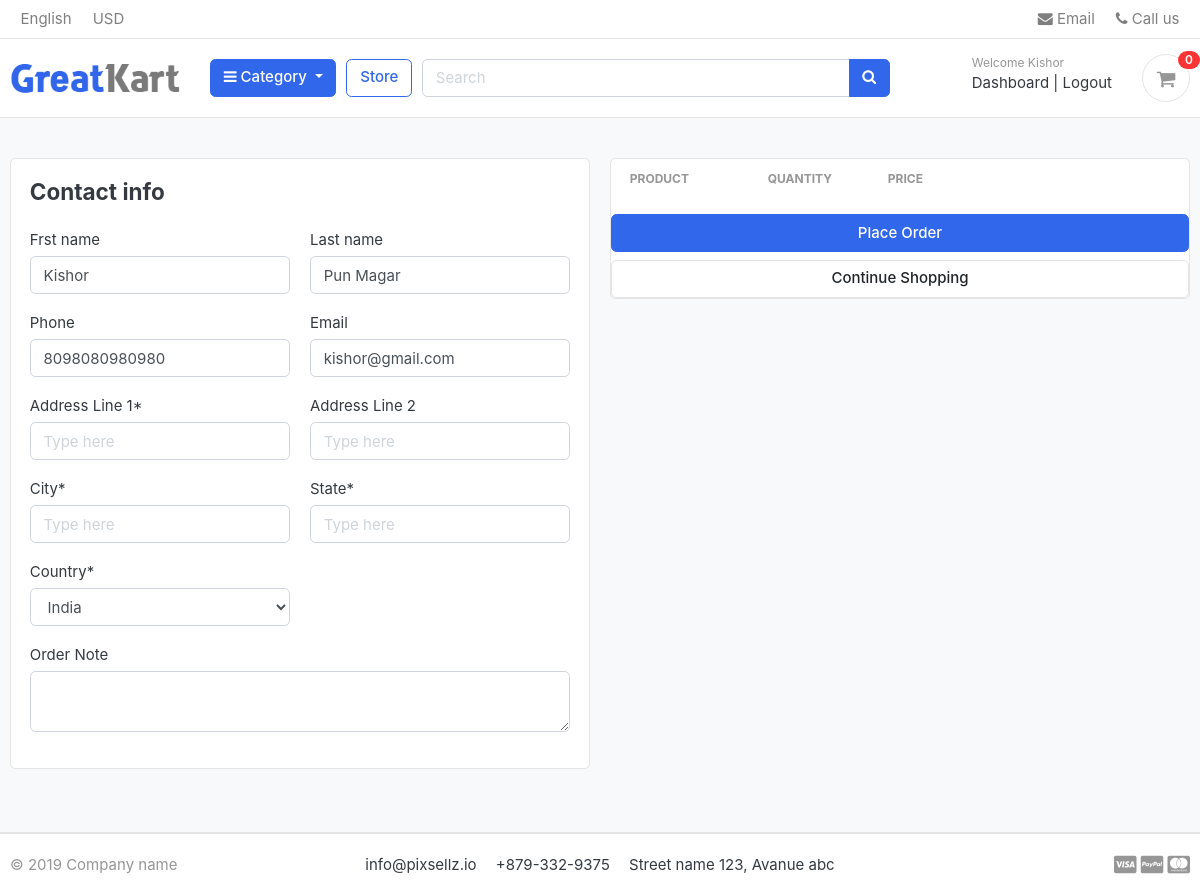
The app's page /cart/checkout (signed in) with its own data.
### accounts/models.py (models this page shows, shortened)
class Account(AbstractBaseUser):
    first_name = models.CharField(max_length=50, null=True, blank=True)
    last_name = models.CharField(max_length=50, null=True, blank=True)
    username = models.CharField(max_length=50, unique=True, blank=True, null=True)
    email = models.EmailField(unique=True)
    phone_number = models.CharField(max_length=15, null=True, blank=True)
    date_joined = models.DateTimeField(auto_now_add=True)
    last_login = models.DateTimeField(auto_now_add=True)
    is_admin = models.BooleanField(default=False)
    is_staff = models.BooleanField(default=False)
    is_active = models.BooleanField(default=False)
    is_superadmin = models.BooleanField(default=False)
    USERNAME_FIELD = 'email'
    REQUIRED_FIELDS = ['first_name', 'last_name', 'username']
    objects = MyAccountManager()

### carts/views.py (the view)
# urls.py: path('checkout', checkout, name="checkout"),
@login_required(login_url="login")
def checkout(request, total=0, quantity=0, cart_items=None):
    try:
        tax =0
        grand_total = 0
        if request.user.is_authenticated:
            cart_items = CartItem.objects.filter(user=request.user, is_active=True)
        else:
            cart = Cart.objects.get(cart_id = _cart_id(request))
            cart_items = CartItem.objects.filter(cart=cart, is_active=True)
        for cart_item in cart_items:
            total += (cart_item.product.price * cart_item.quantity)
            quantity += cart_item.quantity
        tax =(2*total)/100
        grand_total = total + tax
    except ObjectDoesNotExist:
        pass
    context = {
        'total': total,
        'tax': tax,
        'grand_total': grand_total,
        'quantity': quantity,
        'cart_items': cart_items
    }
    return render(request, 'front/store/checkout.html', context)

### carts/contex_processors.py (called while the page is built)
def counter(request):
    cart_count =0
    if 'admin' in request.path:
        return {}
    else:
        try:
            cart= Cart.objects.filter(cart_id=_cart_id(request))
            if request.user.is_authenticated:
                cart_items = CartItem.objects.all().filter(user=request.user)
            else:
                cart_items = CartItem.objects.all().filter(cart=cart[:1])
            for  cart_item in cart_items:
                cart_count = cart_count +cart_item.quantity
        except Cart.DoesNotExist:
            cart_count = 0
    return  dict(cart_count=cart_count,)

### carts/views.py (called while the page is built)
def _cart_id(request):
    cart = request.session.session_key
    if not cart:
        cart = request.session.create()
    return cart

### category/contex_processors.py (called while the page is built)
def menu_links(request):
    links = Category.objects.all()
    return {'links':links}

### category/models.py (called while the page is built)
    def get_url(self):
        return reverse('product_by_category', args=[self.slug])

### templates/front/store/checkout.html (shortened to what this page needs)
{% extends "front/layouts/base.html" %}
{% load static %}
{% block content %}
<section class="section-content padding-y bg">
    <div class="container">
        <div class="row">
                <div class="col-lg-6">
                    <form action="{% url 'place_order' %}" method="POST">
                    <article class="card mb-4">
                        <div class="card-body">
                            <h4 class="card-title mb-4">Contact info </h4>
                            <div class="row">
                                <div class="form-group col-sm-6">
                                    <label>Frst name</label>
                                    <input type="text" name="first_name" placeholder="Type here" class="form-control" value="{{request.user.first_name | capfirst}}">
                                </div>
                                <div class="form-group col-sm-6">
                                    <label>Last name</label>
                                    <input type="text" name="last_name" placeholder="Type here" class="form-control" value="{{request.user.last_name | capfirst}}">
                                </div>
                                <div class="form-group col-sm-6">
                                    <label>Phone</label>
                                    <input type="text"  name="phone_number" class="form-control" value="{{request.user.phone_number}}">
                                </div>
                                <div class="form-group col-sm-6">
                                    <label>Email</label>
                                    <input type="email" name="email" placeholder="example@gmail.com" class="form-control" value="{{request.user.email}}">
                                </div>
                                <div class="form-group col-sm-6">
                                    <label>Address Line 1*</label>
                                    <input type="text" name="address_line_1" placeholder="Type here" class="form-control">
                                </div>
                                <div class="form-group col-sm-6">
                                    <label>Address Line 2</label>
                                    <input type="text" name="address_line_2" placeholder="Type here" class="form-control">
                                </div>
                                <div class="form-group col-sm-6">
                                    <label>City*</label>
                                    <input type="text" name="city" placeholder="Type here" class="form-control">
                                </div>
                                <div class="form-group col-sm-6">
                                    <label>State*</label>
                                    <input type="text" name="state" placeholder="Type here" class="form-control">
                                </div>
                                <div class="form-group col-sm-6">
                                    <label>Country*</label>
                                    <select name="country" class="form-control">
                                        <option value="India">India</option>
                                    </select>
                                </div>
                                <div class="form-group col-sm-12">
                                    <label>Order Note</label>
                                    <textarea id="order" class="form-control" name="order_note"></textarea>
                                </div>
                            </div>
                        </div>
                    </article>
                </div>
                <aside class="col-lg-6">
                    <div class="card">
                        <table class="table table-borderless table-shopping-cart">
                            <thead class="text-muted">
                                <tr class="small text-uppercase">
                                <th scope="col">Product</th>
                                <th scope="col" width="120">Quantity</th>
                                <th scope="col" width="120">Price</th>
                                <th scope="col" class="text-right" width="200"> </th>
                            </thead>
                        </table>
                        <button class="btn btn-primary btn-block"> Place Order </button>
                        <a href="{% url 'store' %}" class="btn btn-light btn-block">Continue Shopping</a>
                    </div>
                </aside>
        </div>
    </div>
</section>
{% endblock %}

### templates/front/layouts/header.html (shortened to what this page needs)
{% load static %}
<header class="section-header">
    <nav class="navbar p-md-0 navbar-expand-sm navbar-light border-bottom">
        <div class="container">
        <div class="collapse navbar-collapse" id="navbarTop4">
            <ul class="navbar-nav mr-auto">
                <li class="nav-item dropdown">
                    <a href="#" class="nav-link">   English </a>
                </li>
                <li class="nav-item dropdown">
                    <a href="#" class="nav-link"> USD </a>
                </li>
            </ul>
            <ul class="navbar-nav">
                <li><a href="#" class="nav-link"> <i class="fa fa-envelope"></i> Email </a></li>
                <li><a href="#" class="nav-link"> <i class="fa fa-phone"></i> Call us </a></li>
            </ul>
        </div>
        </div>
    </nav>
    <section class="header-main border-bottom">
        <div class="container">
    <div class="row align-items-center">
        <div class="col-lg-2 col-md-3 col-6">
            <a href="{% url "index" %}" class="brand-wrap">
                <img class="logo" src="{% static 'front/images/logo.png' %}">
            </a>
        </div>
        <div class="col-lg col-sm col-md col-6 flex-grow-0">
            <div class="category-wrap dropdown d-inline-block float-right">
                <button type="button" class="btn btn-primary dropdown-toggle" data-toggle="dropdown">
                    <i class="fa fa-bars"></i> Category
                </button>
            </div>
        </div>
        <a href="{% url 'store' %}" class="btn btn-outline-primary">Store</a>
        <div class="col-lg  col-md-6 col-sm-12 col">
            <form action="{% url 'search' %}" class="search">
                <div class="input-group w-100">
                    <input type="text" class="form-control" style="width:60%;" placeholder="Search" name="keywords"
                    >
                    <div class="input-group-append">
                      <button class="btn btn-primary" type="submit">
                        <i class="fa fa-search"></i>
                      </button>
                    </div>
                </div>
            </form>
        </div>
        <div class="col-lg-3 col-sm-6 col-8 order-2 order-lg-3">
                    <div class="d-flex justify-content-end mb-3 mb-lg-0">
                        <div class="widget-header">
                            <small class="title text-muted">Welcome
                                {% if request.user.is_authenticated %}
                                    {{request.user.first_name | capfirst}}
                                {% else %}
                                    guest!
                                {% endif %}
                            </small>
                            <div>
                                {% if request.user.is_authenticated %}
                                    <a href="{% url 'dashboard' %}">Dashboard</a> <span class="dark-transp"> | </span>
                                    <a href="{% url 'logout' %}"> Logout</a>
                                {% else %}
                                    <a href="{% url 'login' %}">Sign in</a> <span class="dark-transp"> | </span>
                                    <a href="{% url 'register' %}"> Register</a>
                                {% endif %}
                            </div>
                        </div>
                        <a href="{% url 'carts' %}" class="widget-header pl-3 ml-3">
                            <div class="icon icon-sm rounded-circle border"><i class="fa fa-shopping-cart"></i></div>
                            <span class="badge badge-pill badge-danger notify">{{cart_count}}</span>
                        </a>
                    </div>
                </div>
    </div>
        </div>
    </section>
    </header>

### static/front/css/ui.css (style rules this page uses)
html { font-family: "Inter", sans-serif; font-size: 15px; }
.icon-xs, .icon-sm, .icon-md, .icon-lg { display: inline-block; text-align: center; flex-shrink: 0; flex-grow: 0; }
.icon-sm { width: 48px; height: 48px; line-height: 48px !important; font-size: 20px; }
.padding-y { padding-top: 40px; padding-bottom: 40px; }
article:after, .form-group:after { display: block; clear: both; content: ""; }
.bg { background-color: #f8f9fa; }
.header-main { position: relative; padding-top: 1rem; padding-bottom: 1rem; }
.brand-wrap .logo, .navbar-brand .logo { margin-right: 7px; max-height: 42px; display: inline-block; }
.widget-header { display: inline-block; vertical-align: middle; position: relative; }
.widget-header a { color: #343a40; }
.widget-header i { color: #969696; }
.widget-header .title { display: block; }
.widget-header .notify { position: absolute; top: -3px; right: -10px; }
.btn-light { background-color: #fff; border-color: #e4e4e4; }
.notify { position: absolute; top: -4px; right: -10px; display: inline-block; padding: 0.25em 0.6em; font-size: 12px; line-height: 1; text-align: center; border-radius: 3rem; color: #fff; background-color: #fa3434; }
.table-shopping-cart.table td, .table-shopping-cart.table th { padding-left: 1.25rem; padding-right: 1.25rem; }

### records on screen
Account: user.first_name "Kishor", first_name "Kishor", last_name "Pun Magar", phone_number "8098080980980", email "kishor@gmail.com"

### other values on screen
{{ cart_count }} "0"
